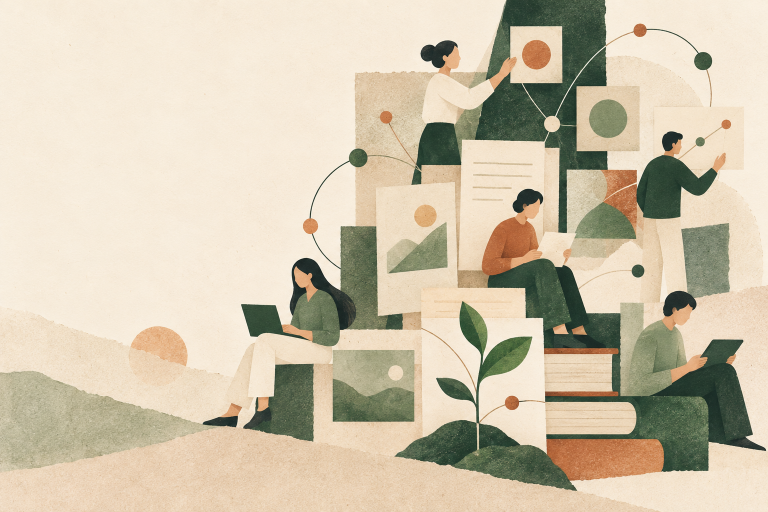
#> input picture img/dreamwork-archive-hero.png, 1536 x 1024 px (shown at 1/2 size)
$ python build-social-assets.py
#> lines starting #> are read from the running program, lines starting #| are printed output that depends on the picture
"""Build deterministic social-preview assets from the generated hero art."""

from pathlib import Path

from PIL import Image, ImageEnhance, ImageOps


ROOT = Path(__file__).resolve().parent.parent
SOURCE = ROOT / "img" / "dreamwork-archive-hero.png"
OUTPUT = ROOT / "img" / "dreamwork-og.png"
HERO_WEBP = ROOT / "img" / "dreamwork-archive-hero.webp"


with Image.open(SOURCE) as source:
#> source is the input picture: PIL image 1536x1024 RGB; mean R, G, B 207, 195.9, 173
    artwork = source.convert("RGB")
    artwork.save(HERO_WEBP, format="WEBP", quality=84, method=6)
    artwork = ImageEnhance.Color(artwork).enhance(0.94)
    social = ImageOps.fit(
        artwork,
        (1200, 630),
        method=Image.Resampling.LANCZOS,
        centering=(0.5, 0.46),
    )
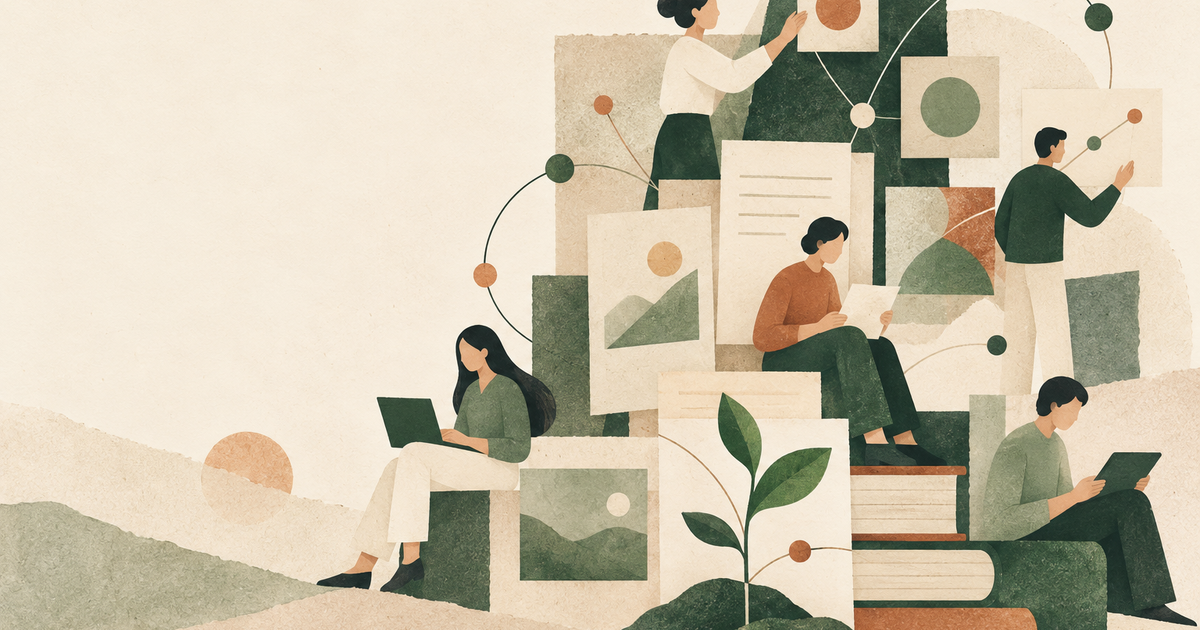
#> social: PIL image 1200x630 RGB; mean R, G, B 202.3, 193.1, 171.5
    social.save(OUTPUT, format="PNG", optimize=True)

print(f"wrote {HERO_WEBP} ({artwork.width}x{artwork.height})")
#| wrote img/dreamwork-archive-hero.webp (1536x1024)
print(f"wrote {OUTPUT} (1200x630)")
